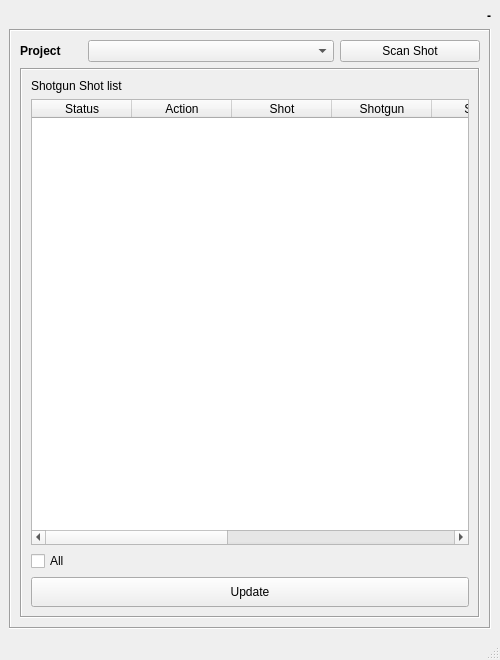
<?xml version="1.0" encoding="UTF-8"?>
<ui version="4.0">
 <class>ShotgunVersionWindow</class>
 <widget class="QMainWindow" name="ShotgunVersionWindow">
  <property name="geometry">
   <rect>
    <x>0</x>
    <y>0</y>
    <width>500</width>
    <height>660</height>
   </rect>
  </property>
  <property name="minimumSize">
   <size>
    <width>500</width>
    <height>660</height>
   </size>
  </property>
  <property name="windowTitle">
   <string>Shotgun Version Checking</string>
  </property>
  <widget class="QWidget" name="centralwidget">
   <layout class="QVBoxLayout" name="verticalLayout_4">
    <item>
     <widget class="QLabel" name="logo_label">
      <property name="font">
       <font>
        <weight>75</weight>
        <bold>true</bold>
       </font>
      </property>
      <property name="text">
       <string>-</string>
      </property>
      <property name="alignment">
       <set>Qt::AlignRight|Qt::AlignTrailing|Qt::AlignVCenter</set>
      </property>
     </widget>
    </item>
    <item>
     <widget class="QFrame" name="frame_2">
      <property name="frameShape">
       <enum>QFrame::Box</enum>
      </property>
      <property name="frameShadow">
       <enum>QFrame::Sunken</enum>
      </property>
      <layout class="QVBoxLayout" name="verticalLayout_3">
       <item>
        <layout class="QVBoxLayout" name="verticalLayout">
         <item>
          <layout class="QHBoxLayout" name="horizontalLayout" stretch="1,4,1">
           <item>
            <widget class="QLabel" name="label_2">
             <property name="font">
              <font>
               <weight>75</weight>
               <bold>true</bold>
              </font>
             </property>
             <property name="text">
              <string>Project</string>
             </property>
            </widget>
           </item>
           <item>
            <widget class="QComboBox" name="project_comboBox"/>
           </item>
           <item>
            <widget class="QPushButton" name="getData_pushButton">
             <property name="minimumSize">
              <size>
               <width>140</width>
               <height>0</height>
              </size>
             </property>
             <property name="text">
              <string>Scan Shot</string>
             </property>
            </widget>
           </item>
          </layout>
         </item>
         <item>
          <widget class="QFrame" name="frame">
           <property name="frameShape">
            <enum>QFrame::Box</enum>
           </property>
           <property name="frameShadow">
            <enum>QFrame::Sunken</enum>
           </property>
           <layout class="QVBoxLayout" name="verticalLayout_2">
            <item>
             <layout class="QHBoxLayout" name="horizontalLayout_2" stretch="1,2">
              <item>
               <widget class="QLabel" name="label">
                <property name="text">
                 <string>Shotgun Shot list</string>
                </property>
               </widget>
              </item>
              <item>
               <widget class="QLabel" name="status_label">
                <property name="text">
                 <string/>
                </property>
                <property name="alignment">
                 <set>Qt::AlignRight|Qt::AlignTrailing|Qt::AlignVCenter</set>
                </property>
               </widget>
              </item>
             </layout>
            </item>
            <item>
             <widget class="QTableWidget" name="shotgun_tableWidget">
              <column>
               <property name="text">
                <string>Status</string>
               </property>
              </column>
              <column>
               <property name="text">
                <string>Action</string>
               </property>
              </column>
              <column>
               <property name="text">
                <string>Shot</string>
               </property>
              </column>
              <column>
               <property name="text">
                <string>Shotgun</string>
               </property>
              </column>
              <column>
               <property name="text">
                <string>Server</string>
               </property>
              </column>
              <column>
               <property name="text">
                <string>Publish</string>
               </property>
              </column>
              <column>
               <property name="text">
                <string>Step</string>
               </property>
              </column>
              <column>
               <property name="text">
                <string>task</string>
               </property>
              </column>
              <column>
               <property name="text">
                <string>Convert</string>
               </property>
              </column>
             </widget>
            </item>
            <item>
             <widget class="QCheckBox" name="all_checkBox">
              <property name="text">
               <string>All</string>
              </property>
             </widget>
            </item>
            <item>
             <widget class="QPushButton" name="update_pushButton">
              <property name="minimumSize">
               <size>
                <width>0</width>
                <height>30</height>
               </size>
              </property>
              <property name="text">
               <string>Update</string>
              </property>
             </widget>
            </item>
           </layout>
          </widget>
         </item>
        </layout>
       </item>
      </layout>
     </widget>
    </item>
   </layout>
  </widget>
  <widget class="QMenuBar" name="menubar">
   <property name="geometry">
    <rect>
     <x>0</x>
     <y>0</y>
     <width>500</width>
     <height>21</height>
    </rect>
   </property>
  </widget>
  <widget class="QStatusBar" name="statusbar"/>
 </widget>
 <resources/>
 <connections/>
</ui>
